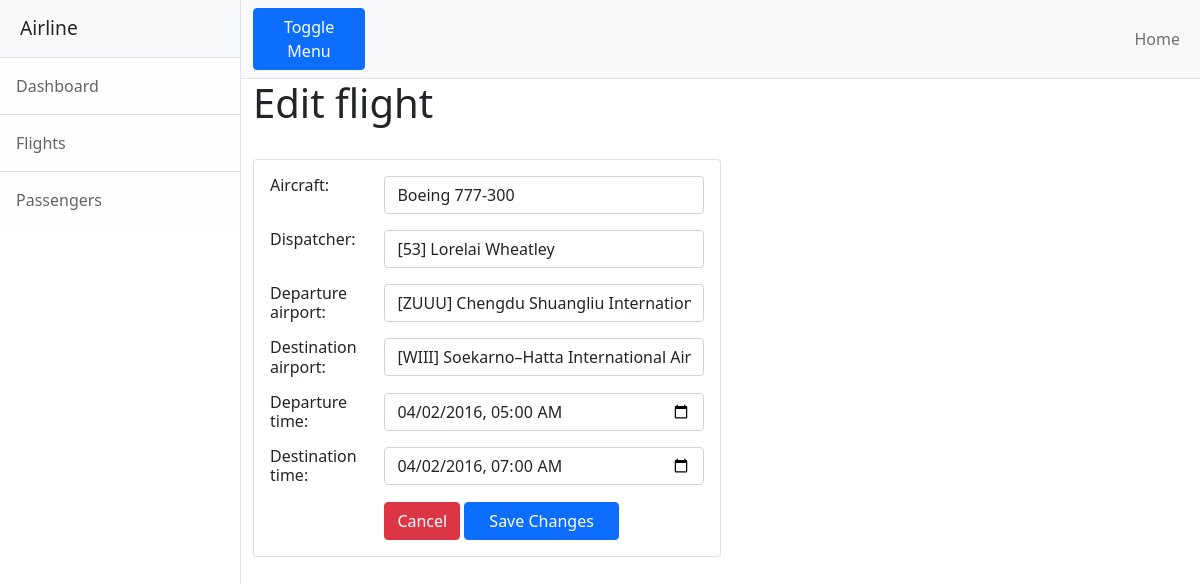
The app's page /flights/1/edit/ with its own data.
### Airlineapp/models.py (models this page shows, shortened)
class Aircraft(models.Model):
    aircraft_id = models.IntegerField(primary_key=True)
    manufacturer = models.CharField(max_length=50)
    model = models.CharField(max_length=20)
    max_passengers = models.IntegerField()
    max_speed = models.IntegerField()
    range = models.IntegerField()
    def __str__(self):
        return f'{self.manufacturer} {self.model}'

class Flight(models.Model):
    flight_id = models.IntegerField(primary_key=True)
    aircraft = models.ForeignKey(Aircraft, on_delete=models.DO_NOTHING)
    dispatcher = models.ForeignKey(Employee, on_delete=models.DO_NOTHING, related_name='dispatcher')
    dpt_airport = models.ForeignKey(Airport, on_delete=models.DO_NOTHING, related_name='dpt_airport')
    dst_airport = models.ForeignKey(Airport, on_delete=models.DO_NOTHING, related_name='dst_airport')
    pilots = models.ManyToManyField(Employee, related_name='pilots')
    flight_attendants = models.ManyToManyField(Employee, related_name='flight_attendants')
    passengers = models.ManyToManyField(Passenger)
    dpt_time = models.DateTimeField()
    dst_time = models.DateTimeField()

### Airlineapp/views.py (the view)
# urls.py: path('flights/<int:pk>/edit/', views.edit_flight, name='edit_flight'),
def edit_flight(request, pk):
    flight = Flight.objects.get(flight_id=pk)
    flight_form = FlightForm(instance=flight)
    if request.method == 'POST':
        flight_form = FlightForm(request.POST, instance=flight)
        if flight_form.is_valid():
            flight_form.save()
            return redirect(flights)
    return render(request, 'Airlineapp/edit_flight.html', {'flight_form': flight_form})

### Airlineapp/forms.py
class FlightForm(forms.ModelForm):
    class Meta:
        model = Flight
        exclude = ['flight_id', 'passengers', 'flight_attendants', 'pilots']
        labels = {
            "dpt_airport": "Departure airport",
            "dst_airport": "Destination airport",
            "dpt_time": "Departure time",
            "dst_time": "Destination time",
        }
        widgets = {
            'aircraft': forms.Select(attrs={'class': 'form-control'}),
            'dispatcher': forms.Select(attrs={'class': 'form-control'}),
            'dpt_airport': forms.Select(attrs={'class': 'form-control'}),
            'dst_airport': forms.Select(attrs={'class': 'form-control'}),
            'dpt_time': DateInput(format='%Y-%m-%dT%H:%M', attrs={'class': 'form-control'}),
            'dst_time': DateInput(format='%Y-%m-%dT%H:%M', attrs={'class': 'form-control'}),
        }
    def __init__(self, *args, **kwargs):
        super(FlightForm, self).__init__(*args, **kwargs)
        self.fields['dispatcher'].queryset = Employee.objects.filter(role__exact='dispatcher')

### Airlineapp/models.py (called while the page is built)
    def __str__(self):
        return f'[{self.icao}] {self.name}'

    def __str__(self):
        return f'[{self.employee_id}] {self.first_name} {self.last_name}'

### templates/Airlineapp/edit_flight.html (shortened to what this page needs)
{% extends "Airlineapp/base.html" %}
{% block body %}
    <h1>Edit flight</h1><br>
    <div class="card w-50">
        <div class="card-body">
            <form action="" method="POST">
                <div class="row mb-3">
                    <div class="col-sm-3">
                        <h6 class="mb-0">{{ flight_form.aircraft.label_tag }}</h6>
                    </div>
                    <div class="col-sm-9 text-secondary">
                        {{ flight_form.aircraft }}
                    </div>
                </div>
                <div class="row mb-3">
                    <div class="col-sm-3">
                        <h6 class="mb-0">{{ flight_form.dispatcher.label_tag }}</h6>
                    </div>
                    <div class="col-sm-9 text-secondary">
                        {{ flight_form.dispatcher }}
                    </div>
                </div>
                <div class="row mb-3">
                    <div class="col-sm-3">
                        <h6 class="mb-0">{{ flight_form.dpt_airport.label_tag }}</h6>
                    </div>
                    <div class="col-sm-9 text-secondary">
                        {{ flight_form.dpt_airport }}
                    </div>
                </div>
                <div class="row mb-3">
                    <div class="col-sm-3">
                        <h6 class="mb-0">{{ flight_form.dst_airport.label_tag }}</h6>
                    </div>
                    <div class="col-sm-9 text-secondary">
                        {{ flight_form.dst_airport }}
                    </div>
                </div>
                <div class="row mb-3">
                    <div class="col-sm-3">
                        <h6 class="mb-0">{{ flight_form.dpt_time.label_tag }}</h6>
                    </div>
                    <div class="col-sm-9 text-secondary">
                        {{ flight_form.dpt_time }}
                    </div>
                </div>
                <div class="row mb-3">
                    <div class="col-sm-3">
                        <h6 class="mb-0">{{ flight_form.dst_time.label_tag }}</h6>
                    </div>
                    <div class="col-sm-9 text-secondary">
                        {{ flight_form.dst_time }}
                    </div>
                </div>
                <div class="row">
                <div class="col-sm-3"></div>
                    <div class="col-sm-9 text-secondary">
                        <a class="btn btn-danger" href="{% url 'flights' %}">Cancel</a>
                        <input type="submit" class="btn btn-primary px-4" name="Submit" value="Save Changes">
                    </div>
                </div>
            </form>
        </div>
    </div>
{% endblock %}

### records on screen
Aircraft: aircraft "Boeing 777-300"
Flight: dispatcher "[53] Lorelai Wheatley", dpt_airport "[ZUUU] Chengdu Shuangliu International Airport", dst_airport "[WIII] Soekarno–Hatta International Airport", dpt_time "04/02/2016 05:00", dst_time "04/02/2016 07:00"

### other values on screen
{{ flight_form.aircraft.label_tag }} "Aircraft:"
{{ flight_form.dispatcher.label_tag }} "Dispatcher:"
{{ flight_form.dpt_airport.label_tag }} "Departure airport:"
{{ flight_form.dst_airport.label_tag }} "Destination airport:"
{{ flight_form.dpt_time.label_tag }} "Departure time:"
{{ flight_form.dst_time.label_tag }} "Destination time:"
